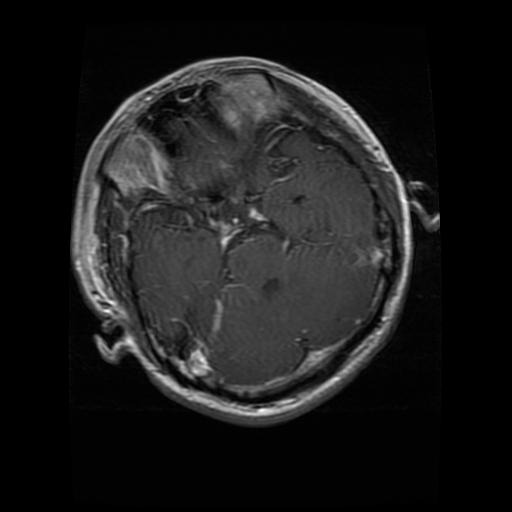
#> input picture Datasets/Testing/glioma/Te-glTr_0006.jpg, 512 x 512 px; its folder holds 4 pictures in this run
$ python glcmAvgTest.py   (older library calls are emulated)
#> lines starting #> are read from the running program, lines starting #| are printed output that depends on the picture; after the words box and inside, x2 and y2 are one past the last pixel; in counts of white or black regions, pixels touching at a corner belong together
# from statistics import correlation
import numpy as np
import cv2
import os
import re
from conf import TEST_DIR
from skimage.color import rgb2gray
from skimage.feature import graycomatrix, graycoprops

bins32 = np.array([0, 8, 16, 24, 32, 40, 48, 56, 64, 72, 80, 88, 96, 104, 112, 120, 128, 136, 144, 152, 160,
            168, 176, 184, 192, 200, 208, 216, 224, 232, 240, 248, 255]) #32-bit

# bins32 = np.array([0, 16, 32, 48, 64, 80, 96, 112, 128, 144, 160, 176, 192, 208, 224, 240, 255]) #32-bit
 #32-bit

# deal with labels
def normalize_label(str_):
    str_ = str_.replace(" ","") #replace all spaces in label
    str_ = str_.translate(str_.maketrans("","","()")) #remove any ()
    str_ = str_.split("_")
    l = str_[0].split("-")
    return (l[1])


imgs = [] #list image matrix
labels = []
descs = []
dataset_dir1 = os.listdir(os.path.join(TEST_DIR,"glioma"))

def GLCM_Calculate(img_path,i,props=['dissimilarity','correlation','homogeneity','contrast','ASM','energy']):
#> called with img_path = 'Datasets/Testing/glioma/Te-glTr_0006.jpg', i = 'Te-glTr_0006.jpg'
    img = cv2.imread(img_path)
#> img is the input picture: shape (512, 512, 3); min 0, max 255, mean 27
    image32 = rgb2gray(img)
    np.clip(image32, 0, 255, out=image32)
    image = image32.astype('uint8')
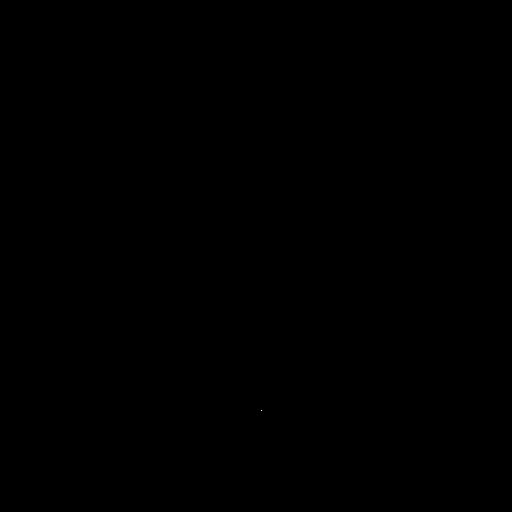
#> image: shape (512, 512); values 0 (black) and 1 (white), 0% white in thin lines or dots, all inside (x1, y1, x2, y2) = (261, 410, 262, 411)
    # inds = np.digitize(image, bins32)

    # max_value = inds.max()+1
    matrix_coocurrence = graycomatrix(image, [1], [0, np.pi/4, np.pi/2, 3*np.pi/4], levels=16, normed=True, symmetric=True)


    featture = []

    # print(normalize_label(i))
    glcm_props = [propery for name in props for propery in graycoprops(matrix_coocurrence, name)[0]]
#> glcm_props = [7.64e-06, 7.66e-06, 7.64e-06, 7.66e-06, -3.82e-06, -3.83e-06, -3.82e-06, -3.83e-06, 1, 1, 1, 1, 7.64e-06, 7.66e-06, 7.64e-06, 7.66e-06, 1, 1, 1, 1, 1, 1, 1, 1]

    for m in range(0,len(glcm_props),4):
        j = m
        avg = 0
        while(j<m+4):
            avg+=glcm_props[j]
            j+=1
        avg/=4
        featture.append(avg)
#> this loop made 6 passes
#> (m, avg) on passes 2 to 6: (4, -3.83e-06), (8, 1), (12, 7.65e-06), (16, 1), (20, 1)
#> avg on pass 1: 7.65e-06
#> after the loop, featture = [7.65e-06, -3.83e-06, 1, 7.65e-06, 1, 1]

    # for item in glcm_props:
    #     featture.append(item)

    featture.append(normalize_label(i))
    return featture


glcm_all_angls = []

for i in dataset_dir1:
    print(i)
    img_path = os.path.join(os.path.join(TEST_DIR,"glioma"),i)
    glcm_all_angls.append(GLCM_Calculate(img_path,i))
#> pass 2 of the loop `for i in dataset_dir1:`:
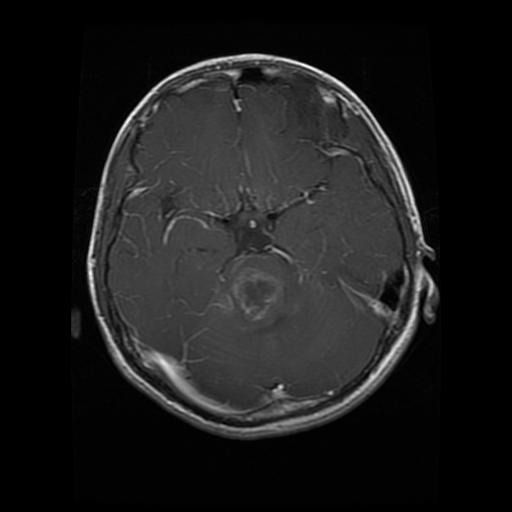
#> input picture Datasets/Testing/glioma/Te-glTr_0007.jpg, 512 x 512 px
#> in GLCM_Calculate, img is the input picture: shape (512, 512, 3); min 0, max 255, mean 28
#> in GLCM_Calculate (call 2), `image = image32.astype('uint8')`:
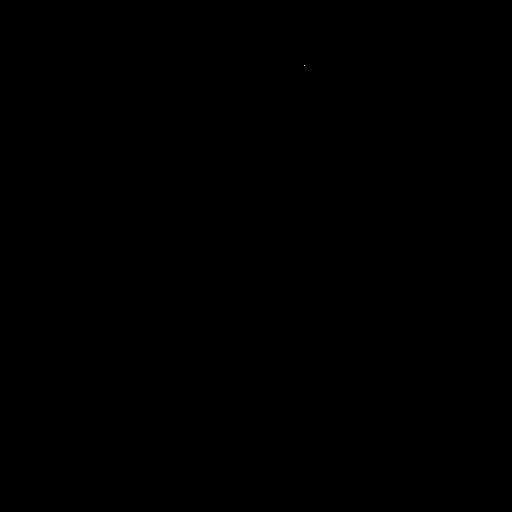
#> image: shape (512, 512); values 0 (black) and 1 (white), 0% white in thin lines or dots, all inside (x1, y1, x2, y2) = (304, 65, 305, 66)
#> the loop in GLCM_Calculate (call 2), `for m in range(0,len(glcm_props),4):` made 6 passes
    # print(img_path)


#> (the run stopped early here; a loop or call above may not have finished)
